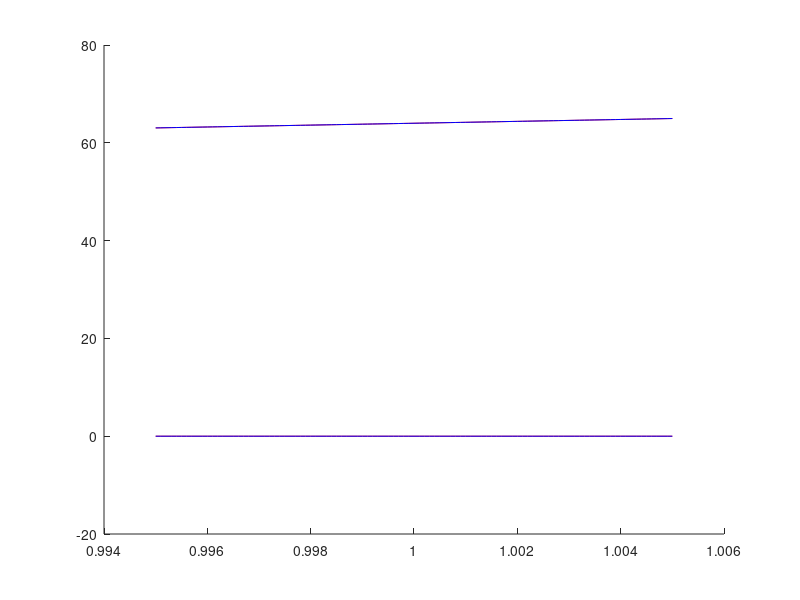

Here is the MATLAB script that generated this plot:
a=1.0/0.0, b=1.0/a, sin(a), sin(b), log(a), log(b)
c=0.0/0.0, d=1.0/c, sin(d)
%%
format long e
logspace(-301, -324, 24)'

%
%%
format short

delta1 = 1e20/1e16*0.815
1e20 + delta1 -1e20
1e20 + 1.01*delta1 -1e20

delta2 = 2e-16*1.1
2+delta2 -2
2+1.01*delta2 - 2


delta3 = 1e-20/1e16*0.75
1e-20 + delta3 -1e-20
1e-20 + 1.01*delta3 -1e-20

%%
format long
s1=0;
s2=0;
for i = 1:1000000.0
    s1 = s1 + 1/i;
    s2 = s2 + 1/(1000001-i);
end
s1
s2

% s2 is bigger than s1 because s2 start with small values but s1 start with big values and then rounds down for smaller values.

%%
%figure
hold on
x = 0.995:1e-4:1.005;
fx1 = (x-1).^6;
fx2 = 1-6*x+15*x.^2-20*x.^3+15*x.^4-6*x.^5+x.^6;
plot(x,fx1, 'red')
plot(x,fx2, 'blue')
%%
hold on
x = 0.995:1e-4:1.005;
fx1 = (x+1).^6;
fx2 = 1+6*x+15*x.^2+20*x.^3+15*x.^4+6*x.^5+x.^6;
plot(x,fx1, 'red')
plot(x,fx2, 'blue')
